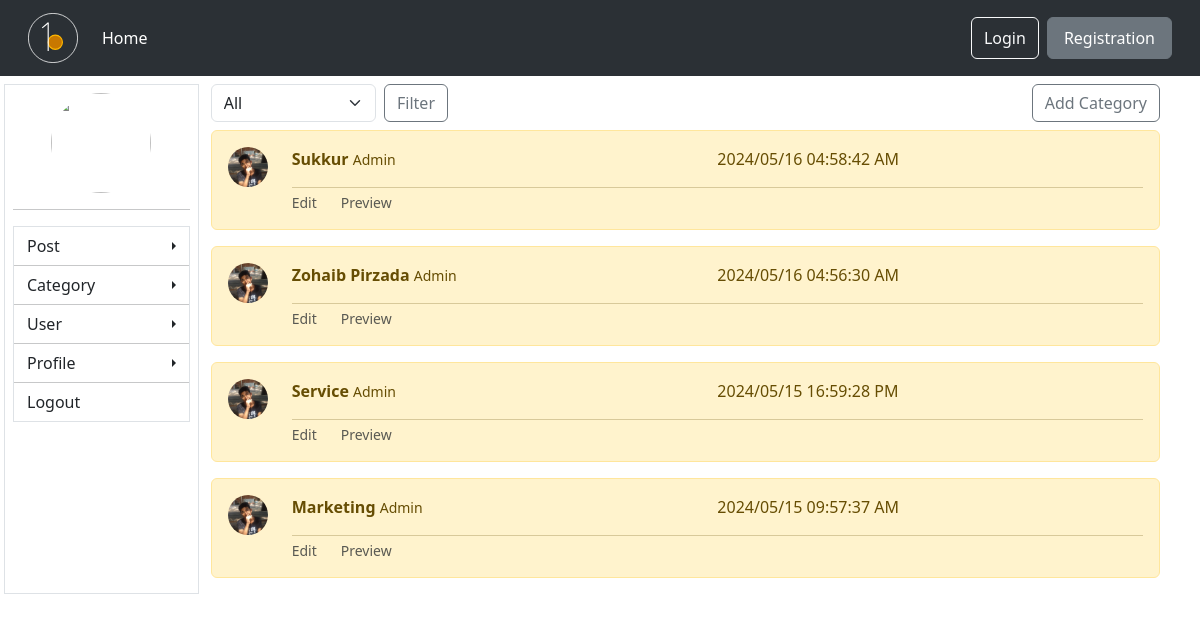
The app's page /dashboard/all-categories/, older data.
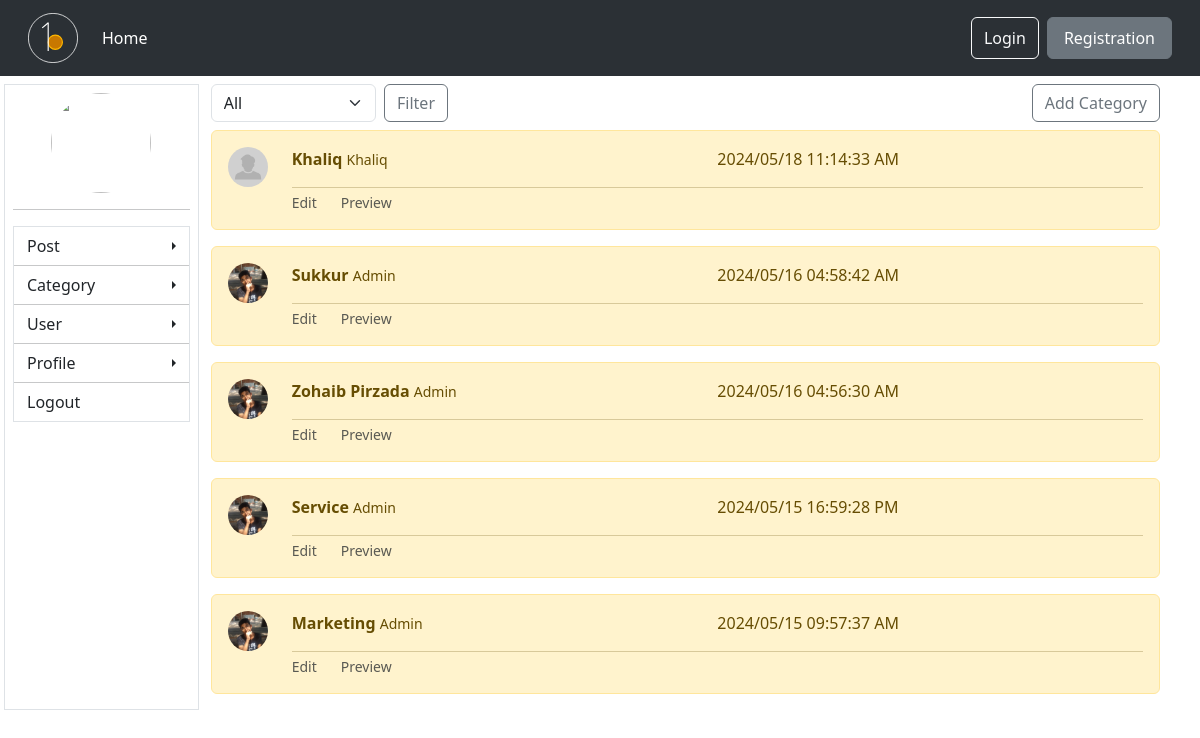
The same page, newer data.
### blog/models.py (models this page shows, shortened)
class Category(models.Model):
    user = models.ForeignKey(User, on_delete=models.CASCADE, related_name='cat_user')
    name = models.CharField(max_length=200)
    cat_image = models.ImageField(upload_to='cat/img', blank=True)
    create_date = models.DateTimeField(auto_now_add=True)

class Profile(models.Model):
    user = models.OneToOneField(User, on_delete=models.CASCADE)
    profile_pic = models.ImageField(upload_to='images', default='image/profile.png')
    staff = models.CharField(max_length=20, choices=STAFF_SELECTOR , default='Pending')

### dashboard/views.py (the view)
# urls.py: path('all-categories/', views.all_categories, name='all_categories'),
def all_categories(request):
    categories = Category.objects.order_by('-create_date')
    if request.method == 'GET':
        select = request.GET.get('filter')
        if select == 'All':
            categories = Category.objects.order_by('-create_date')
        elif select != None:
            categories = Category.objects.filter(user__username=select).order_by('-create_date')
            print(select)
    return render(request, 'all_categories.html', {'categories' : categories})

### dashboard/templates/all_categories.html (shortened to what this page needs)
{% extends 'dashboard/base.html' %}
{% block content %}
<div class="w-100 d-flex align-items-center justify-content-between mb-2">
    <div class="w-25">
        <form method="get" class="d-flex gap-2 align-items-center">
            <select name="filter" id="filter" class="form-select">
                <option value="All">All</option>
            </select>
            <button type="submit" class="btn btn-outline-secondary">Filter</button>
        </form>
    </div>
    <button class="btn btn-outline-secondary">Add Category</button>
</div>
{% for category in categories %}
<div class="alert alert-warning" role="alert">
    <div class="row">
        <div class="col-auto"><img src="{{category.user.profile.profile_pic.url}}"
                class="rounded-circle object-fit-cover" style="object-position: 0% 0%;" width="40px" height="40px"
                alt=""></div>
        <div class="col">
            <div class="w-100 d-flex">
                <div class="w-75">
                    <strong>{{category.name|capfirst}}</strong> <small>{{category.user.username|capfirst}}</small>
                </div>
                <div class="w-75">
                    <p>{{category.create_date|date:'Y/m/d H:i:s A'}} </p>
                </div>
            </div>
            <hr class="m-0">
            <div class="w-100 row">
                <div class="col-auto form-text">Edit</div>
                <div class="col-auto form-text">Preview</div>
            </div>
        </div>
    </div>
</div>
{% endfor %}
{% endblock content %}

### dashboard/templates/dashboard/base.html (shortened to what this page needs)
{% load static %}
<!DOCTYPE html>
<html lang="en">
<head>
    <link href="https://cdn.jsdelivr.net/npm/bootstrap@5.3.3/dist/css/bootstrap.min.css" rel="stylesheet"
>
</head>
<body>
    {% include 'base/header.html' %}
    <div class="row w-100 px-3">
        <div class="col-md-2 p-2 border">
            {% include 'dashboard/sidebar.html' %}
        </div>
        <div class="col-md">
            {% block content %}
            {% endblock content %}
        </div>
    </div>
</body>
</html>

### blog/templates/base/header.html (shortened to what this page needs)
{% load static %}
<nav class="navbar navbar-expand-lg bg-body-tertiary px-3 mb-2 sticky-top " data-bs-theme="dark">
    <div class="container-fluid">
        <a class="navbar-brand" href="{% url 'index' %}">
        </a>
        <div class="collapse navbar-collapse" id="navbarSupportedContent">
            <ul class="navbar-nav me-auto mb-2 mb-lg-0">
                <li class="nav-item">
                    <a class="nav-link active" aria-current="page" href="{% url 'index' %}">Home</a>
                </li>
            </ul>
            <div class="d-flex gap-2 none">
                {% if user.is_authenticated %}
                <div class="dropdown">
                    <div class="text-light btn dropdown-toggle" type="button" data-bs-toggle="dropdown"
                        aria-expanded="false">
                        <img src="{{request.user.profile.profile_pic.url}} " class="rounded-circle object-fit-cover me-2"
                            width="35px" height="35px{{request.user.username}}" style="object-position: 0% 0%;" alt="">
                        {{user.username|capfirst}}
                    </div>
                    <ul class="dropdown-menu dropdown-menu-lg-end">
                        <li><a class="dropdown-item" href="#">Profile</a></li>
                        <li><a class="dropdown-item" href="{% url 'edit' %}">Edit Profile</a></li>
                        {%if request.user.profile.staff == 'Approved' %}
                        <li><a class="dropdown-item" href="{% url 'dashboard' %}">Dashboard </a></li>
                        <li><a class="dropdown-item" href="{% url 'add_blog' %}">Add Blog</a></li>
                        <li><a class="dropdown-item" href="#">My Categories</a></li>
                        <li><a class="dropdown-item" href="#">My Blog</a></li>
                        {% endif %}
                        <li>
                            <hr class="dropdown-divider">
                        </li>
                        <li><a class="dropdown-item" href="{% url 'logout' %}">Logout</a></li>
                    </ul>
                </div>
                {% else %}
                <a href="{% url 'login' %}" class="btn py-2 btn-outline-light">Login</a>
                <a href="{% url 'register' %}" class="btn px-3 py-2 btn-secondary">Registration</a>
                {% endif %}
            </div>
        </div>
    </div>
</nav>

### dashboard/templates/dashboard/sidebar.html (shortened to what this page needs)
<div class="w-100 text-center">
    <img src="{{request.user.profile.profile_pic.url}}" width="100px" height="100px"
        class="rounded-circle object-fit-cover" style="object-position: 0% 0%;" alt="">
</div>
<hr>
<div class="w-100 mt-2 ">
    <div class="list-group rounded rounded-0 border ">
        <div class="btn-group dropend">
            <div class="d-flex align-items-center justify-content-between btn dropdown-toggle rounded rounded-0"
                data-bs-toggle="dropdown" aria-expanded="false">
                Post
            </div>
        </div>
        <hr class="m-0">
        <div class="btn-group dropend">
            <div class="d-flex align-items-center justify-content-between btn dropdown-toggle rounded rounded-0"
                data-bs-toggle="dropdown" aria-expanded="false">
                Category
            </div>
        </div>
        <hr class="m-0">
        <div class="btn-group dropend">
            <div class="d-flex align-items-center justify-content-between btn dropdown-toggle rounded rounded-0"
                data-bs-toggle="dropdown" aria-expanded="false">
                User
            </div>
        </div>
        <hr class="m-0">
        <div class="btn-group dropend">
            <div class="d-flex align-items-center justify-content-between btn dropdown-toggle rounded rounded-0"
                data-bs-toggle="dropdown" aria-expanded="false">
                Profile
            </div>
        </div>
        <hr class="m-0">
        <div class="d-flex align-items-center justify-content-between btn rounded rounded-0">
            Logout
        </div>
    </div>
</div>

Row changes from the older to the newer data that the page shows:
added Category: user.profile.profile_pic (placeholder picture), name "Khaliq", user.username "Khaliq", create_date "2024/05/18 11:14:33 AM"
